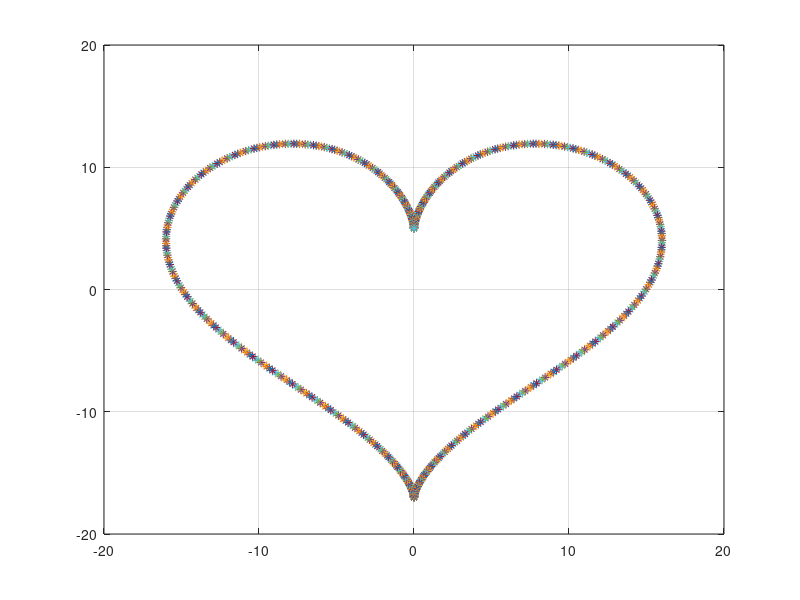

This figure's MATLAB source:
pi=3.1416
for t=0:0.01:2*pi
    x= 16*sin(t)^3;
    y= 13*cos(t)-5*cos(2*t)-2*cos(3*t)-cos(4*t);
    axis([-20 20 -20 20]);
    plot(x,y,'*');
    pause(0.01);
    hold on
    grid on
end